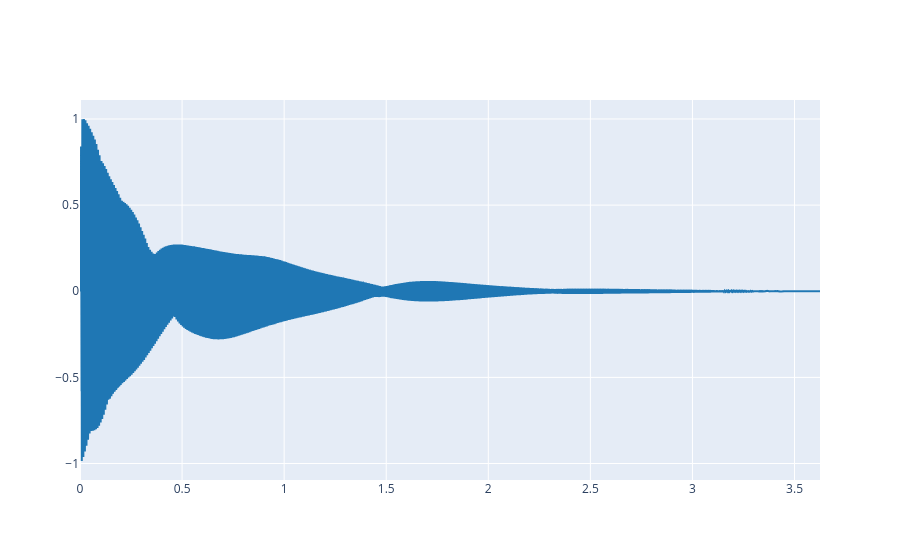

Notebook cell for this chart:
### Markdown cell above
Note that `load_audio` function returns two variables: the audio signal (as a one dimensional array of floating point numbers), and the sampling rate (as a integer number). Now we can plot the audio signal:

### Code cell
plot_signals(ref, fs)

### Figure 1 — Plotly figure (JSON) as saved in the notebook; plotly's stock layout.template omitted (floating-point values rounded to 4 significant figures; data arrays with more than 128 entries replaced by an {"elided": "..."} marker saying what was removed)
{"data": [{"line": {"color": "#1f77b4", "shape": "linear"}, "mode": "lines", "name": "audio signal 0", "type": "scatter", "x": {"elided": "159853 float values"}, "y": {"elided": "159853 float values"}}], "layout": {}}
